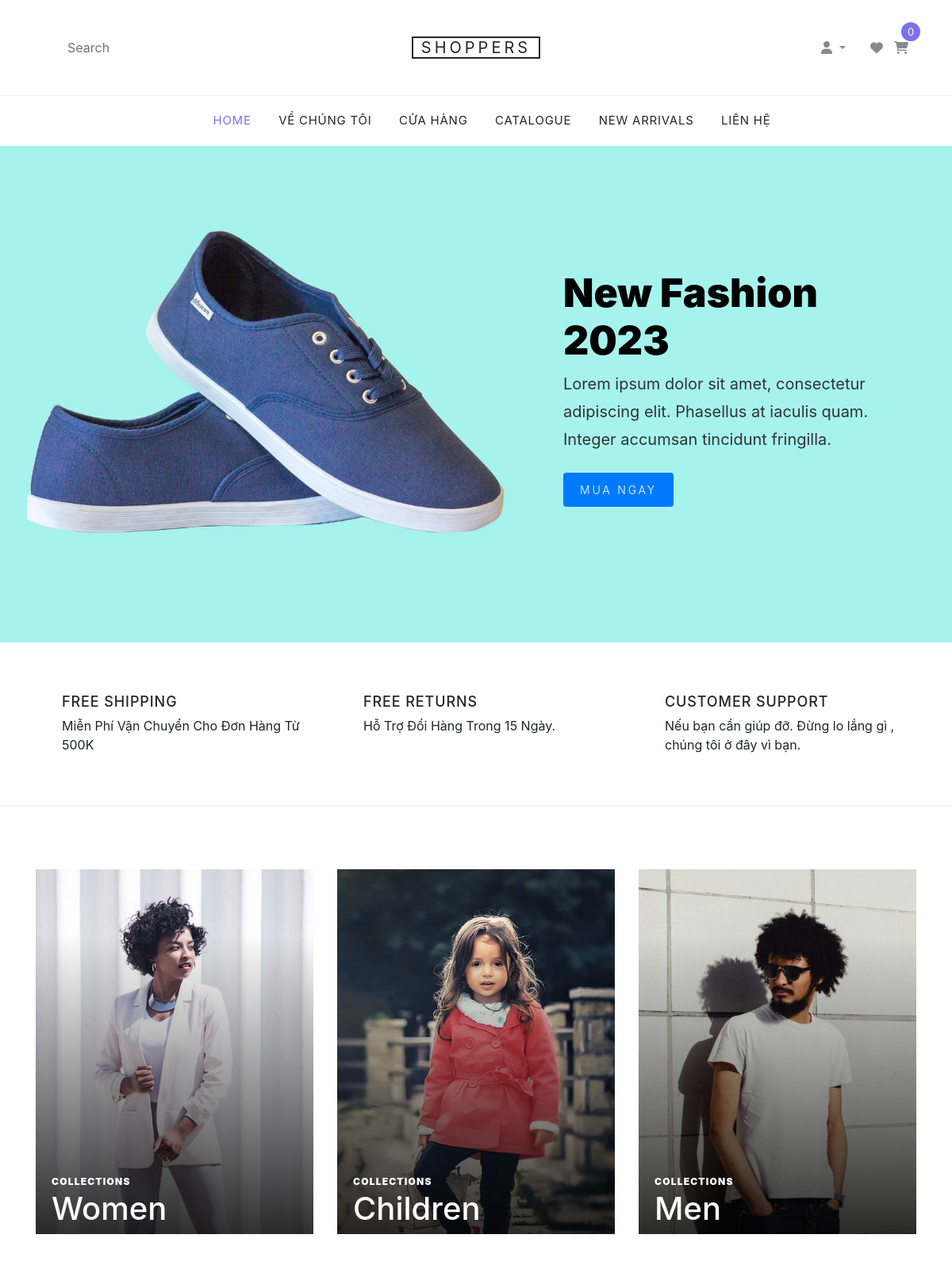
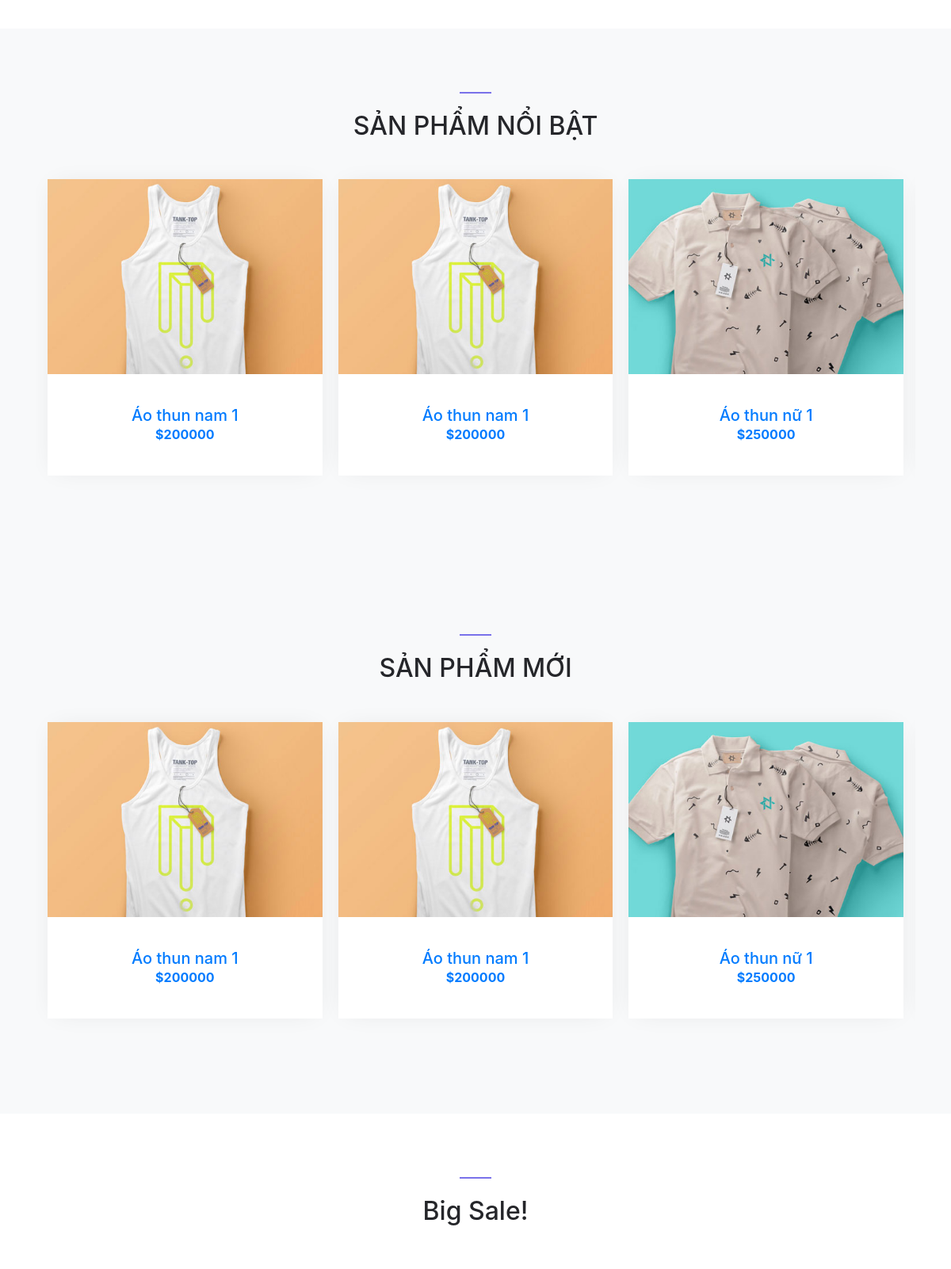
Screenshot of /site (upper part) with the database file from the repository (2 pictures, top to bottom).
### tables this page shows
CREATE TABLE gallery (
  galleryId INT AUTO_INCREMENT PRIMARY KEY,
  productId INT NOT NULL,
  galleryURL TEXT NOT NULL ,
  FOREIGN KEY (productId) REFERENCES product(productId)
);

CREATE TABLE product (
  productId INT AUTO_INCREMENT PRIMARY KEY,
  productName VARCHAR(250) NOT NULL ,
  price INT NOT NULL,
  description LONGTEXT ,
  image TEXT ,
  created_at TIMESTAMP DEFAULT CURRENT_TIMESTAMP,
  updated_at TIMESTAMP DEFAULT CURRENT_TIMESTAMP ON UPDATE CURRENT_TIMESTAMP,
  categoryId INT NOT NULL,
  discountId INT NOT NULL,
  branchId INT NOT NULL,
  stock INT,
  sizeId INT NOT NULL,
  FOREIGN KEY (categoryId) REFERENCES category(categoryId),
  FOREIGN KEY (discountId) REFERENCES discount(discountId),
  FOREIGN KEY (branchId) REFERENCES branch(branchId),
  FOREIGN KEY (sizeId) REFERENCES size(sizeId)
);

### site/layout.php (called while the page is built)
<?php require "layout/head.php"?>
                 <?php
                    require_once $VIEW_NAME;
                 ?>
<?php require "layout/foot.php" ?>

### site/index.php (called while the page is built)
<?php
require_once 'controllers/HomeControllers.php';
?>

### global.php (called while the page is built, shortened)
<?php
$ROOT_URL = "/duan_T-shirt";
$CONTENT_SITE_URL = "$ROOT_URL/public/site";
$SITE_URL = "$ROOT_URL/site";
$IMAGE_DIR = $ROOT_URL."/uploads/images/";
?>

### site/model/pdo.php (called while the page is built, shortened)
<?php
function pdo_get_connection(){
    $dburl = "mysql:host=localhost;dbname=t-shirt;port=3306;charset=utf8";
    $username = 'root';
    $password = '';
    $conn = new PDO($dburl, $username, $password);
    $conn->setAttribute(PDO::ATTR_ERRMODE, PDO::ERRMODE_EXCEPTION);
    return $conn;
}
function pdo_query($sql){
    $sql_args = array_slice(func_get_args(), 1);
    try{
        $conn = pdo_get_connection();
        $stmt = $conn->prepare($sql);
        $stmt->execute($sql_args);
        $rows = $stmt->fetchAll();
        return $rows;
    }
    catch(PDOException $e){
        throw $e;
    }
    finally{
        unset($conn);
    }
}
?>

### site/model/product.php (called while the page is built, shortened)
<?php
require_once 'pdo.php';
class Product {
    public function getAllProducts() {
        $sql = "SELECT * FROM product as prod inner join gallery as gal on prod.productId = gal.productId";
        $products = pdo_query($sql);
        return $products;
    }
}
?>

### site/view/home/default.php (the view, shortened to what this page needs)
<div class="site-blocks-cover" style="background-image: url(<?=$CONTENT_SITE_URL?>/images/hero_1.jpg);" data-aos="fade">
      <div class="container">
        <div class="row align-items-start align-items-md-center justify-content-end">
          <div class="col-md-5 text-center text-md-left pt-5 pt-md-0">
            <h1 class="mb-2">New Fashion 2023</h1>
            <div class="intro-text text-center text-md-left">
              <p class="mb-4">Lorem ipsum dolor sit amet, consectetur adipiscing elit. Phasellus at iaculis quam. Integer accumsan tincidunt fringilla. </p>
              <p>
                <a href="<?=$SITE_URL?>/view/detailproduct?id=4" class="btn btn-sm btn-primary">Mua Ngay</a>
              </p>
            </div>
          </div>
        </div>
      </div>
    </div>
    <div class="site-section site-section-sm site-blocks-1">
      <div class="container">
        <div class="row">
          <div class="col-md-6 col-lg-4 d-lg-flex mb-4 mb-lg-0 pl-4" data-aos="fade-up" data-aos-delay="">
            <div class="text">
              <h2 class="text-uppercase">Free Shipping</h2>
              <p>Miễn Phí Vận Chuyển Cho Đơn Hàng Từ 500K</p>
            </div>
          </div>
          <div class="col-md-6 col-lg-4 d-lg-flex mb-4 mb-lg-0 pl-4" data-aos="fade-up" data-aos-delay="100">
            <div class="text">
              <h2 class="text-uppercase">Free Returns</h2>
              <p>Hỗ Trợ Đổi Hàng Trong 15 Ngày.</p>
            </div>
          </div>
          <div class="col-md-6 col-lg-4 d-lg-flex mb-4 mb-lg-0 pl-4" data-aos="fade-up" data-aos-delay="200">
            <div class="text">
              <h2 class="text-uppercase">Customer Support</h2>
              <p> Nếu bạn cần giúp đỡ. Đừng lo lắng gì , chúng tôi ở đây vì bạn.</p>
            </div>
          </div>
        </div>
      </div>
    </div>
    <div class="site-section site-blocks-2">
      <div class="container">
        <div class="row">
          <div class="col-sm-6 col-md-6 col-lg-4 mb-4 mb-lg-0" data-aos="fade" data-aos-delay="">
            <a class="block-2-item" href="#">
              <figure class="image">
                <img src="<?=$CONTENT_SITE_URL?>/images/women.jpg" alt="" class="img-fluid">
              </figure>
              <div class="text">
                <span class="text-uppercase">Collections</span>
                <h3>Women</h3>
              </div>
            </a>
          </div>
          <div class="col-sm-6 col-md-6 col-lg-4 mb-5 mb-lg-0" data-aos="fade" data-aos-delay="100">
            <a class="block-2-item" href="#">
              <figure class="image">
                <img src="<?=$CONTENT_SITE_URL?>/images/children.jpg" alt="" class="img-fluid">
              </figure>
              <div class="text">
                <span class="text-uppercase">Collections</span>
                <h3>Children</h3>
              </div>
            </a>
          </div>
          <div class="col-sm-6 col-md-6 col-lg-4 mb-5 mb-lg-0" data-aos="fade" data-aos-delay="200">
            <a class="block-2-item" href="#">
              <figure class="image">
                <img src="<?=$CONTENT_SITE_URL?>/images/men.jpg" alt="" class="img-fluid">
              </figure>
              <div class="text">
                <span class="text-uppercase">Collections</span>
                <h3>Men</h3>
              </div>
            </a>
          </div>
        </div>
      </div>
    </div>
    <div class="site-section block-3 site-blocks-2 bg-light">
      <div class="container">
        <div class="row justify-content-center">
          <div class="col-md-7 site-section-heading text-center pt-4">
            <h2>SẢN PHẨM NỔI BẬT</h2>
          </div>
        </div>
        <div class="row">
          <div class="col-md-12">
            <div class="nonloop-block-3 owl-carousel">
            <?php foreach ($products as $product): ?>
            <div class="item">
                <div class="block-4 text-center">
                  <figure class="block-4-image">
                    <img src="<?=$IMAGE_DIR ?><?php echo $product['image']; ?>" alt="Image placeholder" class="img-fluid">
                  </figure>
                  <div class="block-4-text p-4">
                    <h3><a href="<?=$SITE_URL?>/view/detailproduct?id=<?=$product['productId']?>"><?php echo $product['productName']; ?></a></h3>
                    <p class="text-primary font-weight-bold">$<?php echo $product['price']; ?></p>
                  </div>
                </div>
              </div>
              <?php endforeach; ?>
            </div>
          </div>
        </div>
      </div>
    </div>
    <div class="site-section block-3 site-blocks-2 bg-light">
      <div class="container">
        <div class="row justify-content-center">
          <div class="col-md-7 site-section-heading text-center pt-4">
            <h2>SẢN PHẨM MỚI</h2>
          </div>
        </div>
        <div class="row">
          <div class="col-md-12">
            <div class="nonloop-block-3 owl-carousel">
            <?php foreach ($products as $product): ?>
            <div class="item">
                <div class="block-4 text-center">
                  <figure class="block-4-image">
                    <img src="<?=$IMAGE_DIR ?><?php echo $product['image']; ?>" alt="Image placeholder" class="img-fluid">
                  </figure>
                  <div class="block-4-text p-4">
                    <h3><a href="<?=$SITE_URL?>/view/detailproduct?id=<?=$product['productId']?>"><?php echo $product['productName']; ?></a></h3>
                    <p class="text-primary font-weight-bold">$<?php echo $product['price']; ?></p>
                  </div>
                </div>
              </div>
              <?php endforeach; ?>
            </div>
          </div>
        </div>
      </div>
    </div>
    <div class="site-section block-8">
      <div class="container">
        <div class="row justify-content-center  mb-5">
          <div class="col-md-7 site-section-heading text-center pt-4">
            <h2>Big Sale!</h2>
          </div>
        </div>
      </div>
    </div>

### site/controllers/HomeControllers.php (shortened to what this page needs)
<?php
require_once './model/product.php';
require_once './../global.php';
$productsDAO = new Product();
if (isset($_GET["action"]) == true) {
    $action = $_GET["action"];
    switch ($action) {
        case 'search':
            break;
        default:
            require 'layout.php';
            break;
    }
} else {
    if (isset($_POST['searchValue']) && $_POST['searchValue'] != "") {
        $value = $_POST['searchValue'];
    } else {
        $value = "";
    }
    if ($value != "") {
        $searchs = $productsDAO->searchProducts($value);
        $productbyCates = $productsDAO->getTotalProductbyCate();
        $VIEW_NAME = 'view/shop/default.php';
        include "layout.php";
    } else {
        $products = $productsDAO->getAllProducts();
        $VIEW_NAME = 'view/home/default.php';
        include "layout.php";
    }}

### site/layout/head.php (shortened to what this page needs)
<!DOCTYPE html>
<html lang="en">
  <head>
    <link rel="stylesheet" href="<?=$CONTENT_SITE_URL?>/fonts/icomoon/style.css">
    <link rel="stylesheet" href="<?=$CONTENT_SITE_URL?>/css/bootstrap.min.css">
    <link rel="stylesheet" href="<?=$CONTENT_SITE_URL?>/css/magnific-popup.css">
    <link rel="stylesheet" href="<?=$CONTENT_SITE_URL?>/css/jquery-ui.css">
    <link rel="stylesheet" href="<?=$CONTENT_SITE_URL?>/css/owl.carousel.min.css">
    <link rel="stylesheet" href="<?=$CONTENT_SITE_URL?>/css/owl.theme.default.min.css">
    <link rel="stylesheet" href="<?=$CONTENT_SITE_URL?>/css/aos.css">
    <link rel="stylesheet" href="<?=$CONTENT_SITE_URL?>/css/style.css">
    <link rel="stylesheet" href="https://cdnjs.cloudflare.com/ajax/libs/font-awesome/6.4.0/css/all.min.css" />
    <link rel="stylesheet" href="https://stackpath.bootstrapcdn.com/bootstrap/4.3.1/css/bootstrap.min.css">
    <link rel="stylesheet" href="https://cdnjs.cloudflare.com/ajax/libs/toastr.js/latest/css/toastr.min.css">
  </head>
  <body>
  <div class="site-wrap">
    <header class="site-navbar" role="banner">
      <div class="site-navbar-top">
        <div class="container">
          <div class="row align-items-center">
            <div class="col-6 col-md-4 order-2 order-md-1 site-search-icon text-left">
              <form method="post" name="submit" action="" class="site-block-top-search">
                <input type="text" name="searchValue" class="form-control border-0" placeholder="Search">
              </form>
            </div>
            <div class="col-12 mb-3 mb-md-0 col-md-4 order-1 order-md-2 text-center">
              <div class="site-logo">
                <a href="<?=$SITE_URL?>/" class="js-logo-clone">Shoppers</a>
              </div>
            </div>
            <div class="col-6 col-md-4 order-3 order-md-3 text-right">
              <div class="site-top-icons">
                <ul>
                <li class="dropdown">
      <a class="nav-link dropdown-toggle" href="#" id="user-toggle" role="button" data-bs-toggle="dropdown" aria-expanded="false">
        <i class="fa-solid fa-user"></i>
      </a>
    </li>
                  <li><a href="#"><i class="fa-solid fa-heart"></i></a></li>
                  <li>
                    <a href="<?=$SITE_URL?>/view/cart/" class="site-cart">
                      <i class="fa-solid fa-shopping-cart"></i>
                      <span class="count">
                        <?php
                          if(isset($_SESSION['cart']) && count($_SESSION['cart']) > 0){
                            echo (count($_SESSION['cart']));
                          }else {
                            echo 0;
                          }
                        ?>
                      </span>
                    </a>
                  </li>
                </ul>
              </div>
            </div>
          </div>
        </div>
      </div>
      <nav class="site-navigation text-right text-md-center" role="navigation">
        <div class="container">
          <ul class="site-menu js-clone-nav d-none d-md-block">
            <li class="active">
              <a href="<?=$SITE_URL?>">Home</a>
            </li>
            <li>
              <a href="<?=$SITE_URL?>/view/about">Về chúng tôi</a>
            </li>
            <li><a href="<?=$SITE_URL?>/view/shop">Cửa hàng</a></li>
            <li><a href="<?=$SITE_URL?>/view/shop">Catalogue</a></li>
            <li><a href="<?=$SITE_URL?>/view/shop">New Arrivals</a></li>
            <li><a href="<?=$SITE_URL?>/view/contact">Liên hệ</a></li>
          </ul>
        </div>
      </nav>
    </header>

### site/layout/foot.php (shortened to what this page needs)
</div>
</body>
</html>

### rows the page displays
gallery: productId.image (picture), productId.productName "Áo thun nam 1", productId.price "200000"
gallery: productId.image (picture), productId.productName "Áo thun nam 1", productId.price "200000"
gallery: productId.image (picture), productId.productName "Áo thun nữ 1", productId.price "250000"
